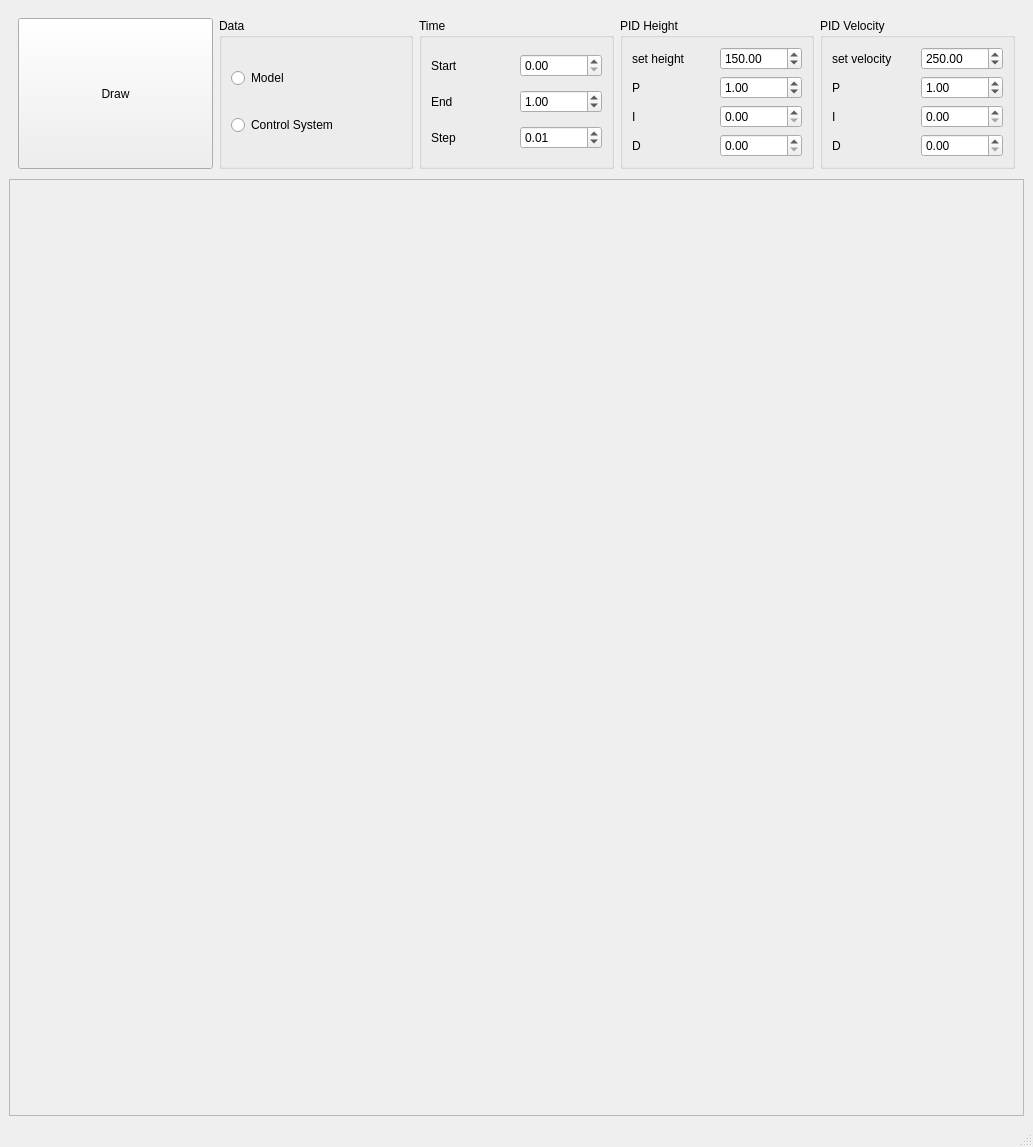
<?xml version="1.0" encoding="UTF-8"?>
<ui version="4.0">
 <class>MainWindow</class>
 <widget class="QMainWindow" name="MainWindow">
  <property name="geometry">
   <rect>
    <x>0</x>
    <y>0</y>
    <width>1033</width>
    <height>1147</height>
   </rect>
  </property>
  <property name="windowTitle">
   <string>MainWindow</string>
  </property>
  <widget class="QWidget" name="centralwidget">
   <layout class="QVBoxLayout" name="verticalLayout_5">
    <item>
     <layout class="QVBoxLayout" name="verticalLayout_4" stretch="0,20">
      <property name="spacing">
       <number>1</number>
      </property>
      <item>
       <layout class="QVBoxLayout" name="verticalLayout_2" stretch="0">
        <property name="spacing">
         <number>1</number>
        </property>
        <property name="sizeConstraint">
         <enum>QLayout::SetDefaultConstraint</enum>
        </property>
        <item>
         <layout class="QHBoxLayout" name="horizontalLayout_2" stretch="0">
          <property name="spacing">
           <number>1</number>
          </property>
          <item>
           <widget class="QWidget" name="widget_10" native="true">
            <layout class="QHBoxLayout" name="horizontalLayout">
             <item>
              <widget class="QPushButton" name="pushButton">
               <property name="sizePolicy">
                <sizepolicy hsizetype="Preferred" vsizetype="Preferred">
                 <horstretch>0</horstretch>
                 <verstretch>0</verstretch>
                </sizepolicy>
               </property>
               <property name="text">
                <string>Draw</string>
               </property>
              </widget>
             </item>
             <item>
              <widget class="QGroupBox" name="groupBox_2">
               <property name="title">
                <string>Data</string>
               </property>
               <layout class="QVBoxLayout" name="verticalLayout">
                <item>
                 <widget class="QRadioButton" name="Model_radioButton">
                  <property name="text">
                   <string>Model</string>
                  </property>
                 </widget>
                </item>
                <item>
                 <widget class="QRadioButton" name="CS_radioButton">
                  <property name="text">
                   <string>Control System</string>
                  </property>
                 </widget>
                </item>
               </layout>
              </widget>
             </item>
             <item>
              <widget class="QGroupBox" name="groupBox_4">
               <property name="title">
                <string>Time</string>
               </property>
               <layout class="QGridLayout" name="gridLayout_3">
                <item row="0" column="0">
                 <widget class="QLabel" name="label_4">
                  <property name="text">
                   <string>Start</string>
                  </property>
                 </widget>
                </item>
                <item row="0" column="1">
                 <widget class="QDoubleSpinBox" name="start_spinbox"/>
                </item>
                <item row="1" column="0">
                 <widget class="QLabel" name="label_5">
                  <property name="text">
                   <string>End</string>
                  </property>
                 </widget>
                </item>
                <item row="1" column="1">
                 <widget class="QDoubleSpinBox" name="end_spinbox">
                  <property name="singleStep">
                   <double>0.500000000000000</double>
                  </property>
                  <property name="value">
                   <double>1.000000000000000</double>
                  </property>
                 </widget>
                </item>
                <item row="2" column="0">
                 <widget class="QLabel" name="label_6">
                  <property name="text">
                   <string>Step</string>
                  </property>
                 </widget>
                </item>
                <item row="2" column="1">
                 <widget class="QDoubleSpinBox" name="step_spinbox">
                  <property name="singleStep">
                   <double>0.001000000000000</double>
                  </property>
                  <property name="value">
                   <double>0.010000000000000</double>
                  </property>
                 </widget>
                </item>
               </layout>
              </widget>
             </item>
             <item>
              <widget class="QGroupBox" name="groupBox_3">
               <property name="title">
                <string>PID Height</string>
               </property>
               <layout class="QGridLayout" name="gridLayout_2">
                <item row="2" column="1">
                 <widget class="QDoubleSpinBox" name="I_spinbox">
                  <property name="singleStep">
                   <double>0.020000000000000</double>
                  </property>
                 </widget>
                </item>
                <item row="1" column="0">
                 <widget class="QLabel" name="label">
                  <property name="text">
                   <string>P</string>
                  </property>
                 </widget>
                </item>
                <item row="1" column="1">
                 <widget class="QDoubleSpinBox" name="P_spinbox">
                  <property name="singleStep">
                   <double>0.020000000000000</double>
                  </property>
                  <property name="value">
                   <double>1.000000000000000</double>
                  </property>
                 </widget>
                </item>
                <item row="3" column="1">
                 <widget class="QDoubleSpinBox" name="D_spinbox">
                  <property name="singleStep">
                   <double>0.020000000000000</double>
                  </property>
                 </widget>
                </item>
                <item row="2" column="0">
                 <widget class="QLabel" name="label_2">
                  <property name="text">
                   <string>I</string>
                  </property>
                 </widget>
                </item>
                <item row="3" column="0">
                 <widget class="QLabel" name="label_3">
                  <property name="text">
                   <string>D</string>
                  </property>
                 </widget>
                </item>
                <item row="0" column="0">
                 <widget class="QLabel" name="label_10">
                  <property name="text">
                   <string>set height</string>
                  </property>
                 </widget>
                </item>
                <item row="0" column="1">
                 <widget class="QDoubleSpinBox" name="setH_spinbox">
                  <property name="maximum">
                   <double>10000.000000000000000</double>
                  </property>
                  <property name="value">
                   <double>150.000000000000000</double>
                  </property>
                 </widget>
                </item>
               </layout>
              </widget>
             </item>
             <item>
              <widget class="QGroupBox" name="groupBox_5">
               <property name="title">
                <string>PID Velocity</string>
               </property>
               <layout class="QGridLayout" name="gridLayout_4">
                <item row="3" column="1">
                 <widget class="QDoubleSpinBox" name="DSpinBox">
                  <property name="singleStep">
                   <double>0.020000000000000</double>
                  </property>
                 </widget>
                </item>
                <item row="2" column="1">
                 <widget class="QDoubleSpinBox" name="ISpinBox">
                  <property name="singleStep">
                   <double>0.020000000000000</double>
                  </property>
                 </widget>
                </item>
                <item row="3" column="0">
                 <widget class="QLabel" name="label_9">
                  <property name="text">
                   <string>D</string>
                  </property>
                 </widget>
                </item>
                <item row="1" column="1">
                 <widget class="QDoubleSpinBox" name="PSpinBox">
                  <property name="singleStep">
                   <double>0.020000000000000</double>
                  </property>
                  <property name="value">
                   <double>1.000000000000000</double>
                  </property>
                 </widget>
                </item>
                <item row="1" column="0">
                 <widget class="QLabel" name="label_7">
                  <property name="text">
                   <string>P</string>
                  </property>
                 </widget>
                </item>
                <item row="2" column="0">
                 <widget class="QLabel" name="label_8">
                  <property name="text">
                   <string>I</string>
                  </property>
                 </widget>
                </item>
                <item row="0" column="0">
                 <widget class="QLabel" name="label_11">
                  <property name="text">
                   <string>set velocity</string>
                  </property>
                 </widget>
                </item>
                <item row="0" column="1">
                 <widget class="QDoubleSpinBox" name="setV_spinbox">
                  <property name="maximum">
                   <double>1000.000000000000000</double>
                  </property>
                  <property name="value">
                   <double>250.000000000000000</double>
                  </property>
                 </widget>
                </item>
               </layout>
              </widget>
             </item>
            </layout>
           </widget>
          </item>
         </layout>
        </item>
       </layout>
      </item>
      <item>
       <layout class="QHBoxLayout" name="horizontalLayout_3" stretch="0">
        <property name="spacing">
         <number>1</number>
        </property>
        <item>
         <layout class="QVBoxLayout" name="verticalLayout_3" stretch="0">
          <property name="spacing">
           <number>1</number>
          </property>
          <item>
           <widget class="QFrame" name="frame">
            <property name="frameShape">
             <enum>QFrame::StyledPanel</enum>
            </property>
            <property name="frameShadow">
             <enum>QFrame::Raised</enum>
            </property>
            <layout class="QGridLayout" name="gridLayout_5">
             <item row="1" column="0">
              <widget class="QCustomPlot" name="widget_4" native="true"/>
             </item>
             <item row="0" column="2">
              <widget class="QCustomPlot" name="widget_3" native="true"/>
             </item>
             <item row="0" column="0">
              <widget class="QCustomPlot" name="widget" native="true"/>
             </item>
             <item row="1" column="1">
              <widget class="QCustomPlot" name="widget_5" native="true"/>
             </item>
             <item row="0" column="1">
              <widget class="QCustomPlot" name="widget_2" native="true"/>
             </item>
             <item row="2" column="0">
              <widget class="QCustomPlot" name="widget_7" native="true"/>
             </item>
             <item row="2" column="1">
              <widget class="QCustomPlot" name="widget_8" native="true"/>
             </item>
             <item row="1" column="2">
              <widget class="QCustomPlot" name="widget_6" native="true"/>
             </item>
             <item row="2" column="2">
              <widget class="QCustomPlot" name="widget_9" native="true"/>
             </item>
            </layout>
           </widget>
          </item>
         </layout>
        </item>
       </layout>
      </item>
     </layout>
    </item>
   </layout>
  </widget>
  <widget class="QMenuBar" name="menubar">
   <property name="geometry">
    <rect>
     <x>0</x>
     <y>0</y>
     <width>1033</width>
     <height>26</height>
    </rect>
   </property>
  </widget>
  <widget class="QStatusBar" name="statusbar"/>
 </widget>
 <customwidgets>
  <customwidget>
   <class>QCustomPlot</class>
   <extends>QWidget</extends>
   <header>qcustomplot.h</header>
   <container>1</container>
  </customwidget>
 </customwidgets>
 <resources/>
 <connections/>
</ui>
